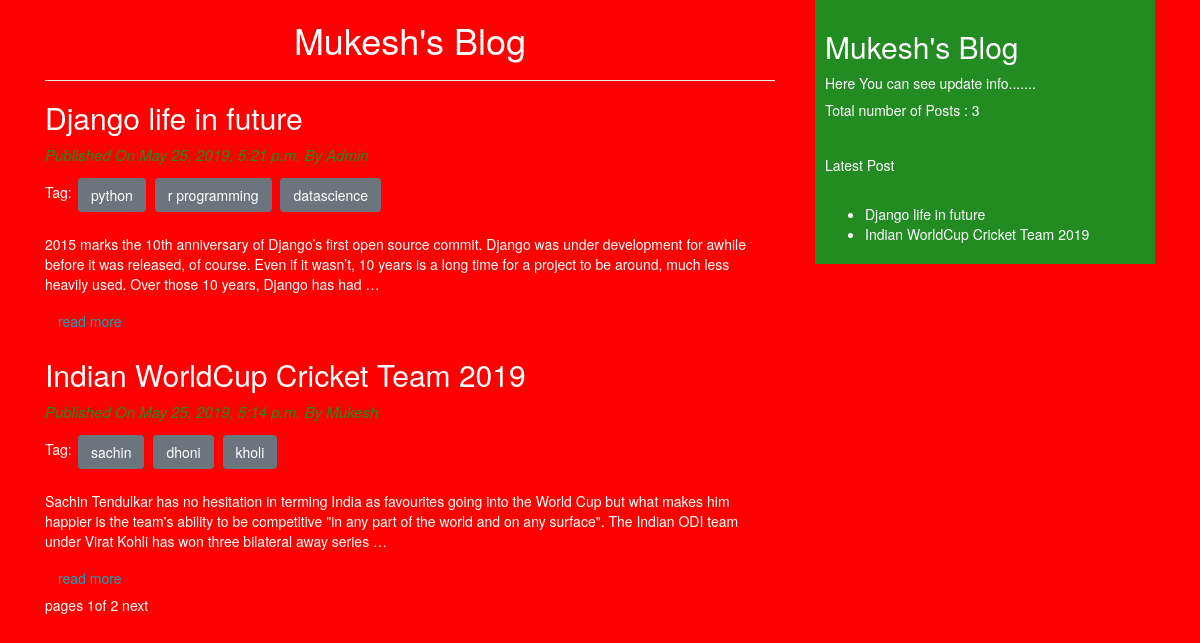
The page / on the database its author committed.
### blog/models.py (models this page shows, shortened)
class Post(models.Model):
    STATUS_CHOICE= (('draft','draft'),('published','published'))
    title= models.CharField(max_length=300)
    slug= models.SlugField(max_length=300,unique_for_date='publish')
    auther = models.ForeignKey(User,related_name='blog_posts', on_delete=models.CASCADE,)
    body = models.TextField()
    publish= models.DateTimeField(default=timezone.now)
    created= models.DateTimeField(auto_now_add=True)
    updated= models.DateTimeField(auto_now=True)
    status =models.CharField(max_length=12,choices=STATUS_CHOICE,default='draft')
    objects=CustomManager()
    tags=TaggableManager()
    class Meta:
        ordering = ('-publish',)
    def get_absolute_url(self):
        return reverse('post',args=[self.publish.year,self.publish.month,self.publish.day,self.slug,])

### blog/views.py (the view)
# urls.py: path('',views.post_list_view),
def post_list_view(request,tag_slug=None):
    post_list=Post.objects.all()
    tag=None
    if tag_slug:
        tag=get_object_or_404(Tag,slug=tag_slug)
        post_list=post_list.filter(tags__in=[tag])
    paginator= Paginator(post_list,2)
    page_number = request.GET.get('page')
    try:
        post_list =paginator.page(page_number)
    except PageNotAnInteger:
        post_list=paginator.page(1)
    except EmptyPage:
        post_list=paginator.page(paginator.num_pages)
    return render(request,'blog/post_list.html',{'post_list':post_list,'tag':tag})

### blog/models.py (called while the page is built)
    def get_queryset(self):
        return super().get_queryset().filter(status='published')

### blog/templatetags/blog_tags.py (called while the page is built)
@register.simple_tag()
def total_post():
    return Post.objects.count()

@register.inclusion_tag('blog/latest_post.html')
def show_latest_post():
    latest_post=Post.objects.order_by('-publish')[:2]
    return {'latest_post':latest_post}

### templates/blog/post_list.html (shortened to what this page needs)
<!DOCTYPE html>
{% extends 'blog/base.html' %}
{% block body_content %}
    <h1>Mukesh's Blog</h1><hr>
    {% for post in post_list %}
       <h2>{{ post.title }}</h2>
        <p id="date">Published On    {{ post.publish }} By {{ post.auther|title }}</p>
      Tag:    {% for tag in post.tags.all %}
                    <a href="/tag/{{ tag.slug }}" class="btn btn-secondary m-1">{{ tag.name }}</a>
                {% endfor %}<br><br>
        {{ post.body|truncatewords:50|linebreaks }}
          <a href="{{ post.get_absolute_url }}" class="btn btn-outline-info">read more</a>
    {% endfor %}
    {% include 'blog/paginator.html' with page=post_list %}
{% endblock %}

### templates/blog/base.html (shortened to what this page needs)
<!DOCTYPE html>
{% load blog_tags %}
{% load staticfiles %}
<html lang="en">
<head>
<link rel="stylesheet" href="https://stackpath.bootstrapcdn.com/bootstrap/4.3.1/css/bootstrap.min.css">
<link rel="stylesheet" href="https://maxcdn.bootstrapcdn.com/bootstrap/3.3.7/css/bootstrap.min.css">
<link rel="stylesheet" href="{% static 'css/blog.css' %}">
</head>
<body>
<div class="container">
    <div class="row">
        <div class="col-md-8">
            <div class="content">
                {% block body_content %}
                {% endblock %}
            </div>
        </div>
        <div class="col-md-4">
            <div class="sidebar">
                <h2>Mukesh's Blog</h2>
                <p>Here You can see update info.......</p>
                <h5>Total number of Posts  :   {% total_post %}</h5><br>
                <h5>Latest Post</h5><br>
                {% show_latest_post %}
            </div>
        </div>
    </div>
</div>
</body>
</html>

### templates/blog/paginator.html (shortened to what this page needs)
<div class="paginator">
    <span>pages {{ page.number }}of {{ page.paginator.num_pages }}</span>
    <span>
        {% if page.has_next %}
            <a href="?page={{ page.next_page_number }}">next</a>
        {% endif %}
    </span>
</div>

### templates/blog/latest_post.html
<ul>
    {% for post in latest_post %}
        <li>
          <a href="{{ post.get_absolute_url }}" >{{ post.title }}</a>
        </li>
    {% endfor %}
</ul>

### static/css/blog.css (style rules this page uses)
body { background-color: red; }
.content { color: white; }
.sidebar { padding: 10px; margin-left: 10px; color: white; background-color: forestgreen; }
h1 { text-align: center; }
#date { color: forestgreen; font-size: 15px; font-style: oblique; font: bold; }
li,a { text-decoration:none; color: white; }

### rows shown on the page
Post: title "Django life in future", publish "May 25, 2019, 5:21 p.m.", auther "Admin", body "2015 marks the 10th anniversary of Django’s first open source commit. Django was under development for awhile before it was released, of course. Even if it wasn’t, 10 years is a long time for a project to be around, much less heavily used. Over those 10 years, Django has had …"
Tag: name "python"
Tag: name "r programming"
Tag: name "datascience"
Post: title "Indian WorldCup Cricket Team 2019", publish "May 25, 2019, 5:14 p.m.", auther "Mukesh", body "Sachin Tendulkar has no hesitation in terming India as favourites going into the World Cup but what makes him happier is the team's ability to be competitive \"in any part of the world and on any surface\". The Indian ODI team under Virat Kohli has won three bilateral away series …"
Tag: name "sachin"
Tag: name "dhoni"
Tag: name "kholi"

### other values the page prints
{{ page.number }} "1"
{{ page.paginator.num_pages }} "2"
